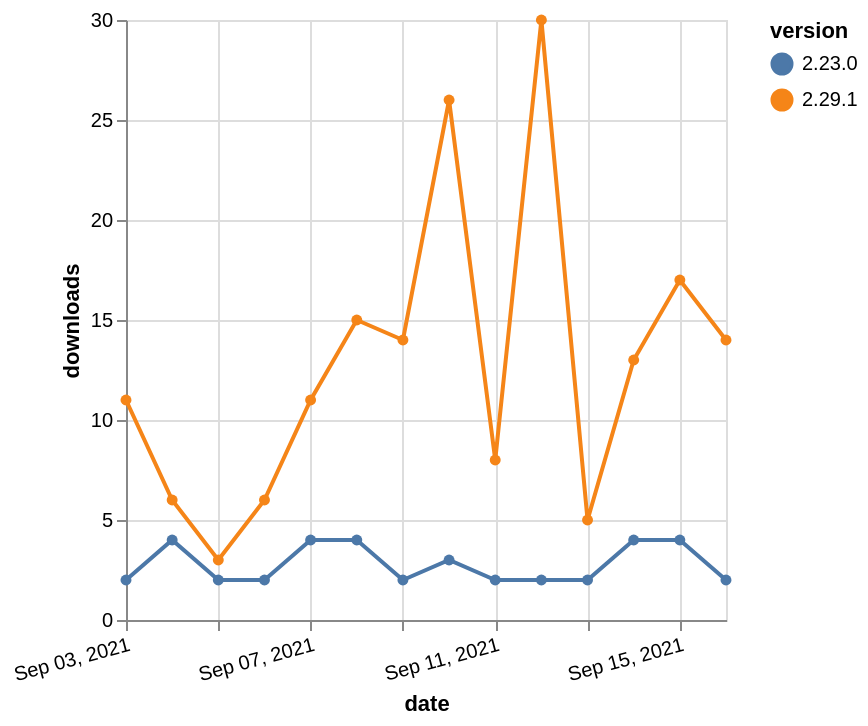

The Vega-Lite source for this figure:
### Vega-Lite specification from a JSON file in a GitHub repository (floating-point values rounded to 4 significant figures)
{"$schema": "https://vega.github.io/schema/vega-lite/v5.json", "description": "A simple bar chart with embedded data.", "data": {"values": [{"date": "2021-09-03", "total": 282, "delta": 11, "version": "2.29.1"}, {"date": "2021-09-04", "total": 288, "delta": 6, "version": "2.29.1"}, {"date": "2021-09-05", "total": 291, "delta": 3, "version": "2.29.1"}, {"date": "2021-09-06", "total": 297, "delta": 6, "version": "2.29.1"}, {"date": "2021-09-07", "total": 308, "delta": 11, "version": "2.29.1"}, {"date": "2021-09-08", "total": 323, "delta": 15, "version": "2.29.1"}, {"date": "2021-09-09", "total": 337, "delta": 14, "version": "2.29.1"}, {"date": "2021-09-10", "total": 363, "delta": 26, "version": "2.29.1"}, {"date": "2021-09-11", "total": 371, "delta": 8, "version": "2.29.1"}, {"date": "2021-09-12", "total": 401, "delta": 30, "version": "2.29.1"}, {"date": "2021-09-13", "total": 406, "delta": 5, "version": "2.29.1"}, {"date": "2021-09-14", "total": 419, "delta": 13, "version": "2.29.1"}, {"date": "2021-09-15", "total": 436, "delta": 17, "version": "2.29.1"}, {"date": "2021-09-16", "total": 450, "delta": 14, "version": "2.29.1"}, {"date": "2021-09-03", "total": 1227, "delta": 2, "version": "2.23.0"}, {"date": "2021-09-04", "total": 1231, "delta": 4, "version": "2.23.0"}, {"date": "2021-09-05", "total": 1233, "delta": 2, "version": "2.23.0"}, {"date": "2021-09-06", "total": 1235, "delta": 2, "version": "2.23.0"}, {"date": "2021-09-07", "total": 1239, "delta": 4, "version": "2.23.0"}, {"date": "2021-09-08", "total": 1243, "delta": 4, "version": "2.23.0"}, {"date": "2021-09-09", "total": 1245, "delta": 2, "version": "2.23.0"}, {"date": "2021-09-10", "total": 1248, "delta": 3, "version": "2.23.0"}, {"date": "2021-09-11", "total": 1250, "delta": 2, "version": "2.23.0"}, {"date": "2021-09-12", "total": 1252, "delta": 2, "version": "2.23.0"}, {"date": "2021-09-13", "total": 1254, "delta": 2, "version": "2.23.0"}, {"date": "2021-09-14", "total": 1258, "delta": 4, "version": "2.23.0"}, {"date": "2021-09-15", "total": 1262, "delta": 4, "version": "2.23.0"}, {"date": "2021-09-16", "total": 1264, "delta": 2, "version": "2.23.0"}]}, "width": "container", "mark": {"type": "line", "point": {"filled": true}}, "encoding": {"x": {"field": "date", "type": "temporal", "timeUnit": "yearmonthdate", "title": "date", "axis": {"labelAngle": -15}}, "y": {"field": "delta", "type": "quantitative", "title": "downloads"}, "color": {"field": "version", "type": "nominal"}, "tooltip": {"field": "delta"}}}
